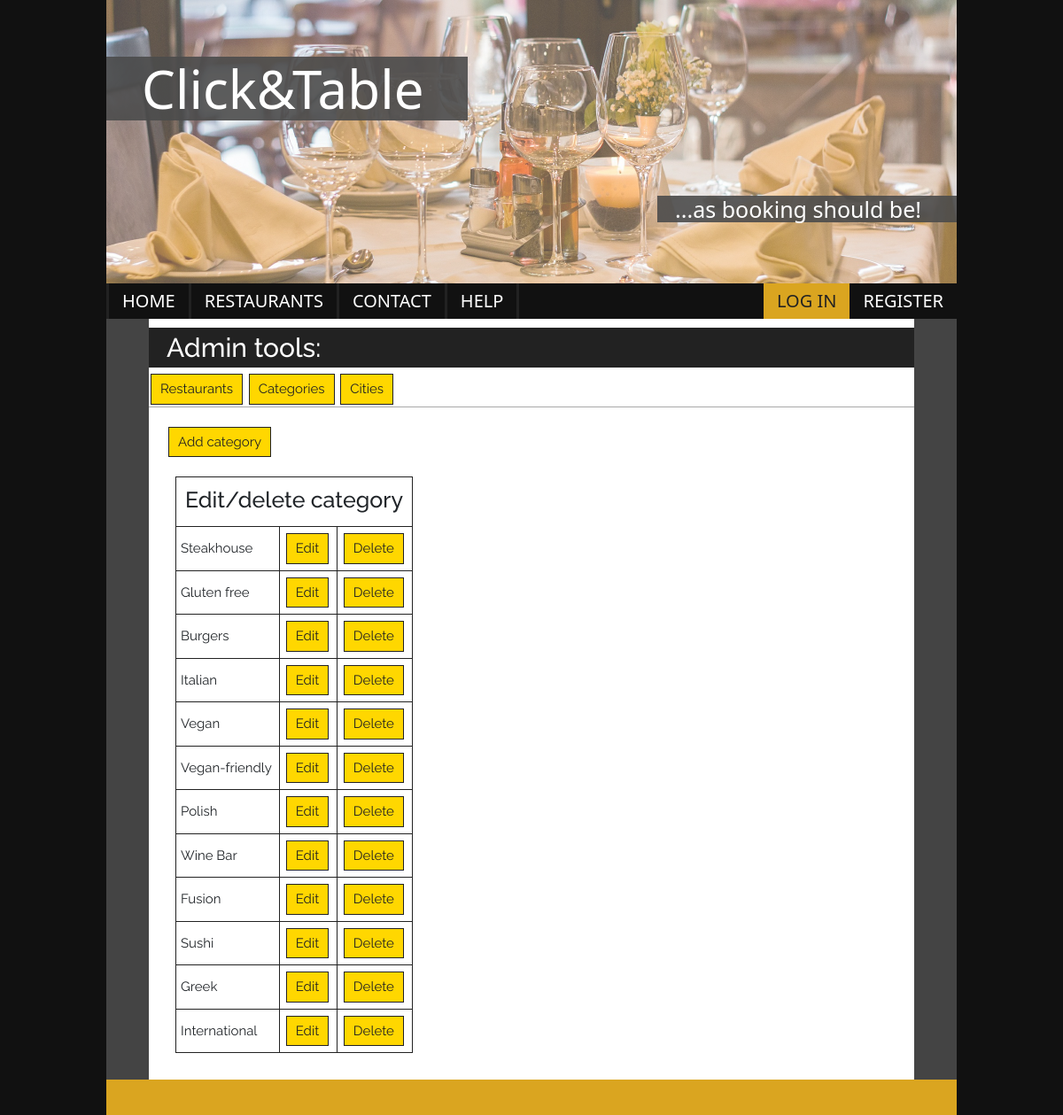
Page /admin_categories/ on the earlier database version.
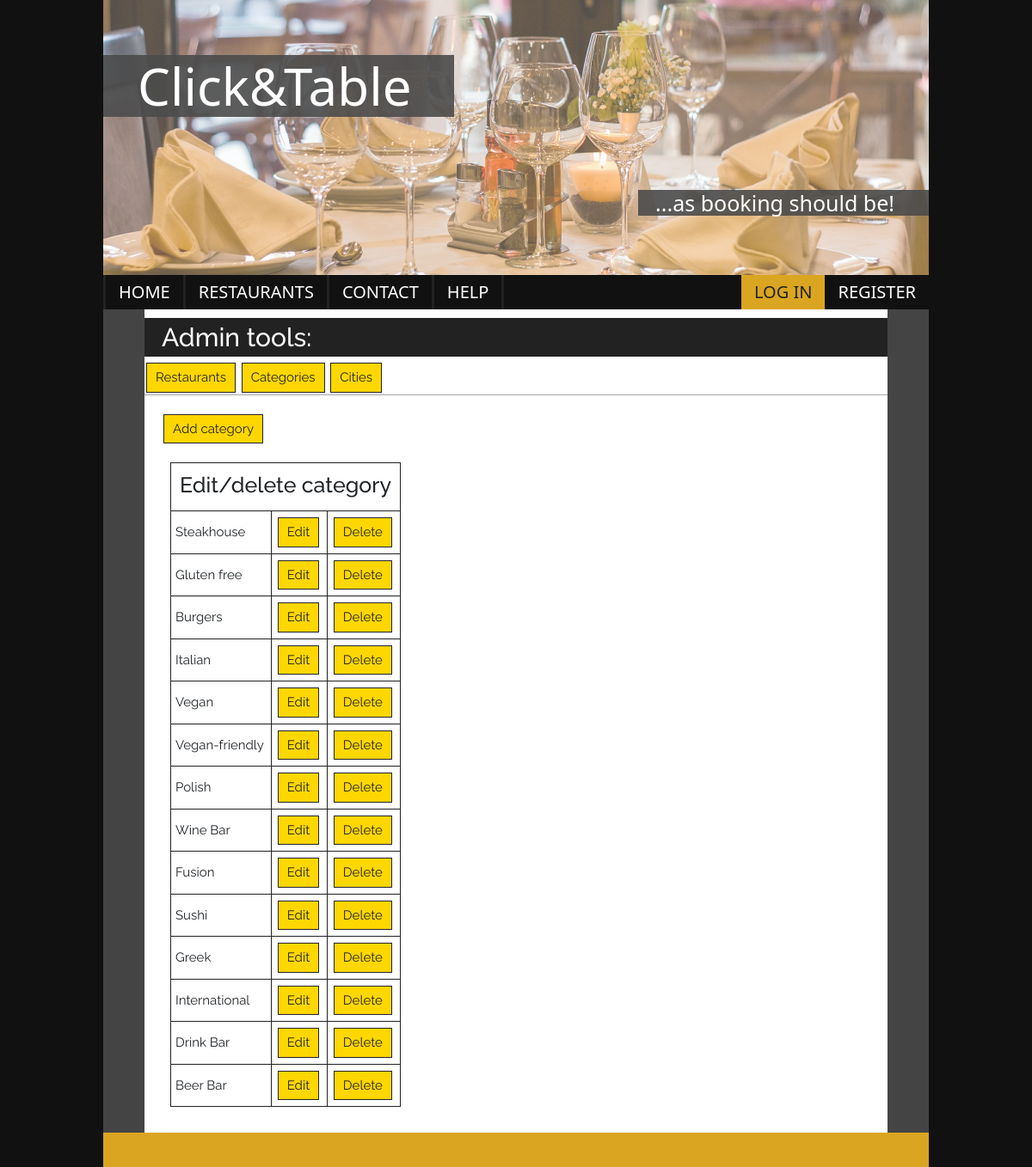
Same page on the later database version.
### click_and_table/models.py (models this page shows, shortened)
class Category(models.Model):
    name = models.CharField(max_length=64)

### click_and_table/views.py (the view)
# urls.py: path('admin_categories/', AdminCategoriesView.as_view(), name="admin_categories"),
class AdminCategoriesView(View):
    def get(self, request):
        categories = Category.objects.all()
        return render(request, 'admin_categories.html', {'categories': categories})

### templates/admin_categories.html
{% extends 'admin_tools.html' %}
{% block content %}
    <a href="{% url 'category_add' %}">Add category</a>
    <section class="categories-lst-admin">
        <table>
            <tr>
                <th colspan="3"><h3>Edit/delete category</h3></th>
            </tr>
            {% for category in categories %}
            <tr>
                <td>{{ category.name }}</td>
                <td><a href="{% url 'category_edit' category.pk %}">Edit</a></td>
                <td><a href="{% url 'category_delete' category.id %}">Delete</a></td>
            </tr>
            {% endfor %}
        </table>
    </section>
{% endblock %}

Differences in the rows shown:
added Category: name "Drink Bar"
added Category: name "Beer Bar"
